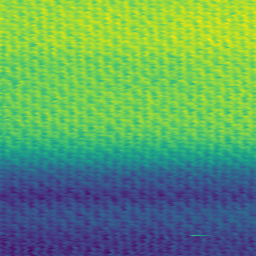
#> input picture images/afm_data.png, 256 x 256 px
$ jupyter execute --allow-errors coding.ipynb
#> lines starting #> are read from the running program, lines starting #| are printed output that depends on the picture
Machine learning and microscopy
=====================

Introduction
------------

* An introduction to some of the key ideas in applying machine learning to the analysis of microscopy data.
* Format is a brief introduction from me and then you start working with the tutorials.
* Feel free to move ahead to the advanced topics if you wish.

* Morning
    * Python and jupyter notebooks
    * Reading data - parsing files
    * Image analysis
* Afternoon
    * Machine learning - how and why?
    * Convolutional neural networks
    * Reinforcement learning

Why Python?
-----------

* Scientific analysis is performed with a wide variety of languages and often the best performance can be achieved by matching the problem and language.
* However, this is not generally practical and most efforts in modern computational analysis are based on Python:
    * Easy to learn.
    * Easy to read (critical, as most research is collaborative).
    * Powerful scientific tools - most of the critical elements we need are already included, while well-supported libraries offer the rest.
    * It's free...


We also assume you know how to code to some degree, so we will focus on learning to use Python for scientific analysis rather than an introduction to Python in general.


An example from history
-----------------------

In 1888 Johannes Rydberg published his famous equation describing the wavelengths of light emitted from a hydrogen atom:

$\frac{1}{\lambda}=R\left(\frac{1}{m^2}-\frac{1}{n^2}\right)$

where $R$ is the Rydberg constant $R=1.097 \times 10^{-2}$nm$^{-1}$, and $m$ and $n$ are positive integers. For a given value of $m$, the wavelengths $\lambda$ given by this formula for all $n \gt m$ form a series. The first three of these series, for $m=1,2,3$, are named after their discoverers Lyman, Balmer and Paschen respectively.

Let's make a simple Python code that solves this equation for $m=1,2,3$ and outputs the results.

[cell 1]
R = 1.097e-2
for m in [1,2,3]:
    print("Series for m =",m)
    for k in [1,2,3,4,5,6]:
        n = m + k
        invlambda = R*(1/m**2-1/n**2)
        print(" ",1/invlambda,"nm")

The agreement with experiment is actually remarkably good, with the differences due to small details of the electronic structure (spin, relativistic corrections, hyperfine splitting).

Practical Python test
---------------------

As a test that you can actually get Python code running on your system, try to re-run the Rydberg code yourself. You have several options for running Python:

* Just type `python` at the command prompt and it should give you something like this:

```
Python 3.7.4 (default, Aug 13 2019, 15:17:50)
[Clang 4.0.1 (tags/RELEASE_401/final)] :: Anaconda, Inc. on darwin
Type "help", "copyright", "credits" or "license" for more information.
>>>
```
then you can just type your code or paste it from a text file.

* You can use something like `idle`,`spyder` or any other Python flavoured development environment you prefer.
* We are generally using `jupyter-lab`, a recent update of the `jupyter-notebook` environment.
* Use Python 3, as 2 is being depreciated and 1 is dead - differences are minor and Google is your friend.
* For your own computer, we recommend installing **Anaconda**, as it provides everything you could need for computational physics in Python.

Python programming
=================================

## Coding tips

* Include comments - even if no-one else uses the code, when you need to use something after a year or more, you will be very happy you added sensible comments.
* Keep it simple and readable *unless* there is a very good efficiency reason not to.
* Document your code - for anything beyond the very simple, a manual can be the difference between death and everlasting (computational) life. For more complex codes, tutorials are also critical.
* If you do all of this, make it **open** and enjoy interacting with the whole computational physics world.

<!--  -->

# More resources

For more (and almost endless options) you can begin with the [official Python tutorial](https://docs.python.org/3/tutorial/index.html).

Functions, packages and modules
-------------------------------

While many useful mathematical functions can usually be evaluated with a combination of standard Python commands, it is often easier and computationally more efficient to use imported functions from a package. Lists of common packages and the functions they contain can be easily obtained from Python documentation, but `math` is an obviously useful beginning.

While you can import all functions from a given package:

```python
from math import *
```

```python
import math
x = math.sqrt(10)
```

this is generally dangerous, as you may be including duplicate functions you are unaware of. Much better to begin your code with an import of everything you will actually use. This is also generally easier to read than using modules.

[cell 2]
from math import log,cos,sqrt,pi

bored_var = int(input("Enter your level of interest in this course (1-10): "))
#> the answer given: 1

if bored_var>10:
    print("You are lying.")
    bored_var = cos(pi)
    print(bored_var)
elif bored_var<1:
    print("You are dying.")
    bored_var = sqrt(pi)
    print(bored_var)
else:
    while bored_var<10:
        print("Be happy!")
        bored_var = bored_var + log(10)
        print(bored_var)

Lists and arrays
----------------

Once we move into handling real data from a physical problem, it is hardly practical to assign every value to a different variable, and the use of *containers* becomes important. Python has both *lists* and *arrays*, and they are suited to different tasks commonly encountered in computational physics.

* Lists...
    * contain elements which can be of any type e.g. `int`,`float`.
    * can have elements added and remove after creation.
    * are one-dimensional.
* Arrays...
    * contain elements of the same type.
    * have a fixed numbed of elements.
    * can have any dimension.
    * behave properly with respect to arithmetic operations.
    * are computationally more efficient than lists.

### List example

Let's define a simple list:

[cell 3]
simple_list = list(range(1,11))
print(simple_list)

This is just a list of integers, produced using the `range` function and converted to a list.

### Arrays

For most problems, arrays are likely to be more useful as we are commonly dealing with well-defined data sizes and physical quantities e.g. vectors. In Python the tools for manipulating arrays are contained within the *numpy* package.

[cell 4]
from numpy import zeros,ones,empty
zero_mat = zeros([3,3],float)
one_mat = ones([3,3],float)
empty_mat = empty([3,3],float)
print(zero_mat)
print(one_mat)
print(empty_mat)

* Note that `empty` does not create an *empty* array, it just uses whatever numbers it has in memory.
* Both the `zeros` and `ones` functions actually use time to create, so if you just need an empty array ready to be filled, `empty` is more efficient.
* But remember it will not actually be **empty**...

[cell 5]
sub_mat = one_mat - empty_mat
print(sub_mat)

Then you can also use the `map` function to apply any function to a list:

[cell 6]
from math import exp
exp_list = list(map(exp,simple_list))
print(exp_list)

### Reading data into arrays

Most often you will want to read in the values of an array from a external source, such as a text file.

Here we can combine some of the previous lists we generated into an array (assuming they have the same length) and use this as our *data*. We will then write it to a file and read it again...which obviously makes no sense, but demonstrates the functions needed.

[cell 7]
from numpy import array,loadtxt,savetxt
print("List 1",simple_list)
print("List 2",exp_list)
output_array = array([simple_list,exp_list],float)
print("Combined array")
print(output_array)
savetxt("array_data.txt.gz",output_array) # save in gzipped format, since the data is so huge...
#> (the rest of this cell did not finish here and is left out)

#### Example - Weathered

* Let's try and get our own data, read it in and analyze it using Python.
* You can use whatever you want, but we will use a simple CSV file containing weather data for this example.

It has this format:

```
Year,m,d,Time,Time zone,Maximum temperature (degC)
2004,7,15,00:00,UTC,18.5
2004,7,16,00:00,UTC,21.3
2004,7,17,00:00,UTC,20.6
2004,7,18,00:00,UTC,21.9
2004,7,19,00:00,UTC,23.2
2004,7,20,00:00,UTC,20.3
....
```

and can be parsed like this:

```python
from numpy import array,loadtxt
weather_array = loadtxt('weather.txt', skiprows=1, delimiter=',', usecols=(0,5), unpack=True, dtype=None)
```
Now calculate the number of values in your data, the sum of them and the arithmetic mean...or whatever you think makes sense for the data you are using.

[cell 8]
#%%timeit # comment out print statements when testing speed. This is an iPython magic function.
from numpy import loadtxt,mean
#> (the rest of this cell did not finish here and is left out)

While this is an intuitive (*old school* perhaps) way to solve the problem, it is not a very *pythonic* approach to the problem...it can also be done as follows:

[cell 9]
#%%timeit # comment out print statements when testing speed
from numpy import loadtxt,mean,where
#> (the rest of this cell did not finish here and is left out)

The approach you choose should really balance readability and efficiency...but for the latter, you should really only worry about functions that are used heavily.

# Graphics and visualization

It is already evident for several examples that we have looked at that it would be useful to have ways to visualize the data and for real problems this is normally the key to actually getting to the science. Let's start by plotting perhaps the most classic of functions, `sin`.

[cell 10]
from numpy import sin,linspace # generally these are faster than the in-built Python functions
import matplotlib.pyplot as plt # useful for functions you will use a lot, but be careful that you don't lose track

x = linspace(0,10,100) # create a float array with values from 0 - 10 with 100 intervals
y = sin(x)

plt.plot(x,y,'ro') # plot a dashed line in red
plt.show()
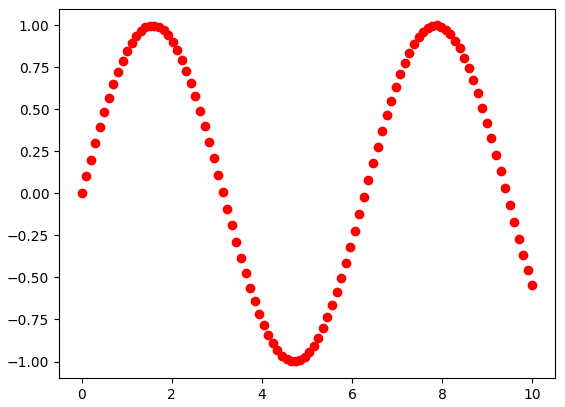
#> figure drawn by matplotlib, 1 panel; curve peaks at x = 7.88, y = 1

This is clearly very basic, but the options with the matplotlib library are very extensive (and there is a wealth on information online explaining them) and we can easily add a lot more information in the same manner.

[cell 11]
from numpy import sin,cos,exp,linspace
import matplotlib.pyplot as plt

x = linspace(0,10,100)
y_sin = sin(x)
y_cos = cos(x)
y_exp = 1/exp(x)

plt.figure(figsize=(7.5,5)) # set the figsize
plt.rc('font',size=16) # set the font size

plt.plot(x,y_sin,'b--',label='sin(x)')
plt.plot(x,y_cos,'m--',label='cos(x)') # adds the second plot to the graph, then we plot the whole lot at the end with show()
plt.plot(x,y_exp,'r--',label=r'$\frac{1}{\exp(x)}$') # the 'r' forces this to be read as a raw string and the '\' is ignored by Python.

plt.title('The classics',fontsize=20)
plt.xlabel('x')
plt.ylabel('Function(x)')
plt.legend(fontsize=12)

plt.show() # notice that we don't need to include this in a Jupyter notebook, but it is good practice.
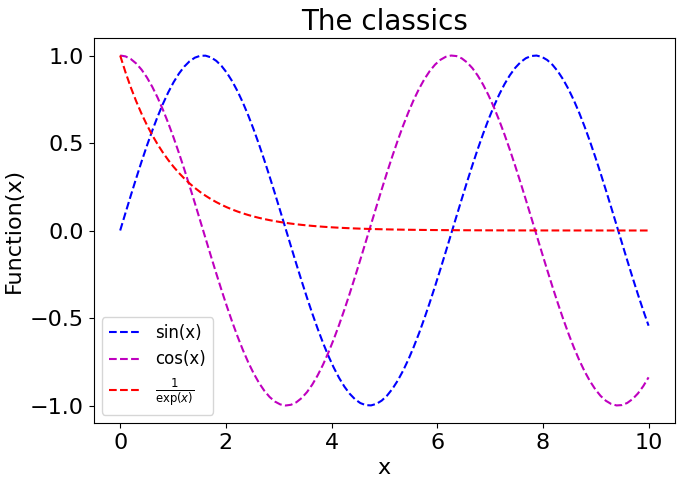
#> figure drawn by matplotlib, 1 panel; curve peaks at x = 7.88, y = 1; curve peaks at x = 0, y = 1; curve peaks at x = 0, y = 1

# Fourier transforms

The Fourier transform is one of the most important, and widely used, tools in traditional theoretical physics, and it is also very useful in scientific analysis.

In general, it allows us to break down functions (or signals) into the components for analysis, smoothing or filtering, and it also allows us to greatly increase the speed of certain calculations e.g. the diffusion equation or the Schrödinger equation.

### Discrete cosine transforms

For generality we introduced the complex form of the Fourier transform, but there are many practical cases where it makes more sense to use the cosine transform (the sine form is much more rarely used since it requires the function to be zero at $x=0$ and $x=L$). If we return to the cosine series:

$$f(x)=\sum_{n=0}^{\infty}\alpha _k cos\left(\frac{2 \pi kx }{L}\right)$$

we already noted that this is only valid for even functions i.e. those that are symmetric about the midpoint. This might initially seem a major flaw, but any function can be made even by adding it to a *mirror image* of itself and then repeating it. This means that the number of samples, $N$, is also always even.

Once we have a symmetric function, it is simply a special case for $c_k$ when $y_n$ is symmetric about $x=\frac{1}{2}L$ with $y_n=y_{N-n}$ for all $n$. Given that $N$ is even, we can rewrite the equation for the coefficients as follows (noting that $e^{i2\pi k}=1$ for all integer $k$):

$$c_k = \sum_{n=0}^{N-1}y_n \exp \left(-i\frac{2 \pi kn }{N}\right)$$

$$= \sum_{n=0}^{\frac{1}{2}N}y_n \exp \left(-i\frac{2 \pi kn }{N}\right) + \sum_{n=\frac{1}{2}N+1}^{N-1}y_n \exp \left(-i\frac{2 \pi kn }{N}\right)$$

$$= \sum_{n=0}^{\frac{1}{2}N}y_n \exp \left(-i\frac{2 \pi kn }{N}\right) + \sum_{n=\frac{1}{2}N+1}^{N-1}y_{N-n} \exp \left(i\frac{2 \pi k(N-n) }{N}\right)$$

Making a change of variables such that $N-n \rightarrow n$ and using the identity $cos\theta = \frac{1}{2}(e^{-i\theta}+e^{i\theta})$ we get the *discrete cosine transform (DCT)*:

$$c_k = \sum_{n=0}^{\frac{1}{2}N}y_n \exp \left(-i\frac{2 \pi kn }{N}\right) + \sum_{n=1}^{\frac{1}{2}N-1}y_n \exp \left(i\frac{2 \pi kn }{N}\right)$$

$$= y_0 + y_{\frac{N}{2}}cos\left(\frac{2\pi k(\frac{N}{2})}{N} \right) + 2\sum_{n=1}^{\frac{1}{2}N-1}y_n cos \left(\frac{2 \pi kn }{N}\right) $$

The inverse of this is very similar, differing only by the leading $\frac{1}{N}$ term:

$$y_n = \frac{1}{N}\left[ c_0 + c_{\frac{N}{2}}cos\left(\frac{2\pi k(\frac{N}{2})}{N} \right) + 2\sum_{n=1}^{\frac{1}{2}N-1}c_k cos \left(\frac{2 \pi kn }{N}\right)\right] $$

Note that it is common to see DCT formulations where the sampling is taken at the *midpoint* of the sample intervals, known at a "Type-II" DCT, which is effectively the same, but implies that $y_n = y_{N-1-n}$ and for an even $N$:

$$c_k= \sum_{n=0}^{\frac{1}{2}N-1}y_n \exp \left(-i\frac{2\pi kn}{N}\right) + \sum_{n=\frac{1}{2}N}^{N-1}y_n \exp \left(-i\frac{2\pi kn}{N}\right)$$

$$= \exp \left(i\frac{\pi k}{N}\right) \left[ \sum_{n=0}^{\frac{1}{2}N-1}y_n \exp \left(-i\frac{2\pi k(n+\frac{1}{2})}{N}\right) + \sum_{n=\frac{1}{2}N}^{N-1}y_{N-1-n} \exp \left(i\frac{2\pi k(N-\frac{1}{2}-n)}{N}\right) \right]$$

$$= \exp \left(i\frac{\pi k}{N}\right) \left[ \sum_{n=0}^{\frac{1}{2}N-1}y_n \exp \left(-i\frac{2\pi k(n+\frac{1}{2})}{N}\right) + \sum_{n=0}^{\frac{1}{2}N-1}y_{n} \exp \left(i\frac{2\pi k(n+\frac{1}{2})}{N}\right) \right]$$

$$= 2\exp \left(i\frac{\pi k}{N}\right) \sum_{n=0}^{\frac{1}{2}N-1}y_n cos \left(\frac{2\pi k(n+\frac{1}{2})}{N}\right) $$

Conventionally the leading phase factor is included in the Fourier coefficients such that:

$$a_k = 2 \sum_{n=0}^{\frac{1}{2}N-1}y_n cos \left(\frac{2\pi k(n+\frac{1}{2})}{N}\right) $$

and the inverse is:

$$y_n=  \frac{1}{N}\left[ a_0 + 2\sum_{k=1}^{\frac{1}{2}N-1}a_k cos \left(\frac{\pi k(n+\frac{1}{2})}{N}\right)\right]$$

redefining $\frac{1}{2}N \rightarrow N$ and $a_k \rightarrow 2a_k$ this is often written as follows:

$$a_k= \sum_{n=0}^{N-1}y_n cos \left(\frac{\pi k(n+\frac{1}{2})}{N}\right), y_n=  \frac{1}{N}\left[ a_0 + 2\sum_{k=1}^{N-1}a_k cos \left(\frac{\pi k(n+\frac{1}{2})}{N}\right)\right]$$

#### DCT and compression

DCTs are behind a lot the original compression algorithms used in music, image and video files.

* In particular JPEGs are constructed by dividing an image in to blocks, performing DCTs on these blocks and then filtering the resultant coefficients to remove *small* contributions to the signal.
* When you open a JPEG file it applies a version of an iDCT to reconstruct the original image from the stored coefficients, including compression artifacts if important coefficients have been discarded.
* MP3s take the filtering to the next stage by keeping coefficients that makes sense from the perspective of what the human ear can hear.

### Two-dimensional Fourier transforms

Before we explore the potential of Fourier transforms for 2D data, it is worth looking a little at the basic equations behind it. For a 2D function $f(x,y)$, we need to transform first with respect to $x$ and then with respect to $y$. If we have an $M \times N$ grid of data, we first perform an ordinary Fourier transform on each of the $M$ rows:

$$c^\prime_{ml} = \sum_{n=0}^{N-1}y_{mn} \exp \left(-i\frac{2 \pi ln }{N}\right)$$

For each row $m$ we now have $N$ coefficients, one for each value of $l$. Next we take the $l$th coefficient in each of the $M$ rows and Fourier transform these $M$ values again to get:

$$c_{kl} = \sum_{m=0}^{M-1}c^\prime_{ml} \exp \left(-i\frac{2 \pi km }{M}\right)$$

If we now combine these, we can formulate a complete expression for the Fourier transform in 2D:

$$c_{kl} = \frac{1}{MN}\sum_{m=0}^{M-1}\sum_{n=0}^{N-1}y_{mn} \exp \left[-i2\pi \left(\frac{km}{M}+\frac{ln}{N}\right)\right]$$

with the corresponding inverse transform as follows:

$$y_{mn} = \frac{1}{MN}\sum_{m=0}^{M-1}\sum_{n=0}^{N-1}c_{kl} \exp \left[i2\pi \left(\frac{km}{M}+\frac{ln}{N}\right)\right]$$

We can see this in action by coding (a very basic) compression algorithm for an image.

[cell 12]
from numpy import empty,arange,exp,real,imag,pi,array,place,argwhere,size
from numpy.fft import rfft,irfft
import matplotlib.pyplot as plt
from scipy.sparse import coo_matrix

# Numpy does not have DCT directly, so we have to do it manually - note that scipy does have it, but this is a useful teaching example
######################################################################
# 1D DCT Type-II function

# [54 lines left out: functions dct, dct2, idct, idct2, not called in this run]

#> (the rest of this cell did not finish here and is left out)

Tutorials
=====================

1. Make sure you can run the simple python examples in the first part of the introduction - explore whether you prefer the simplicity of the command line or the options in Jupyter.
2. Select a data file from `examples/data` (or use your own) and parse it into an array. Calculate some properties from the data e.g. average, sum.
3. Select an image file from `examples/images` (or use your own) and compress it using the simple Fourier approach. Explore how the parameters affect the quality and ultimate size of the compressed image.
4. Take a look at the OpenCV computer vision applications.

### OpenCV

OpenCV (Open Source Computer Vision Library) is a library of programming functions aimed at real-time computer vision.

Here we touch on some simple examples, but there are a wide variety of increasing complexity available from the [web](https://docs.opencv.org/4.x/d9/df8/tutorial_root.html).

[cell 13]
import cv2
import numpy as np

afm_data = cv2.imread("images/afm_data.png")
#> afm_data is the input picture: shape (256, 256, 3); mean B, G, R 101.8, 157.2, 96.3

[cell 14]
# visualising the image
cv2.imshow("img1", afm_data)

# necessary to avoid python kernel crashing
cv2.waitKey(0) # waits for any key press
cv2.destroyAllWindows()

[cell 15]
# ??s

### Video in OpenCV

As a video example for OpenCV, we can design a heartrate monitor. This monitor uses brightly backlight video of finger, pressed at the camera lens, and calculates the heartrate.

[cell 16]
cap = cv2.VideoCapture('examples/data/heart_rate.mp4')

[cell 17]
data = []
while cap.isOpened():
    ret, frame = cap.read()
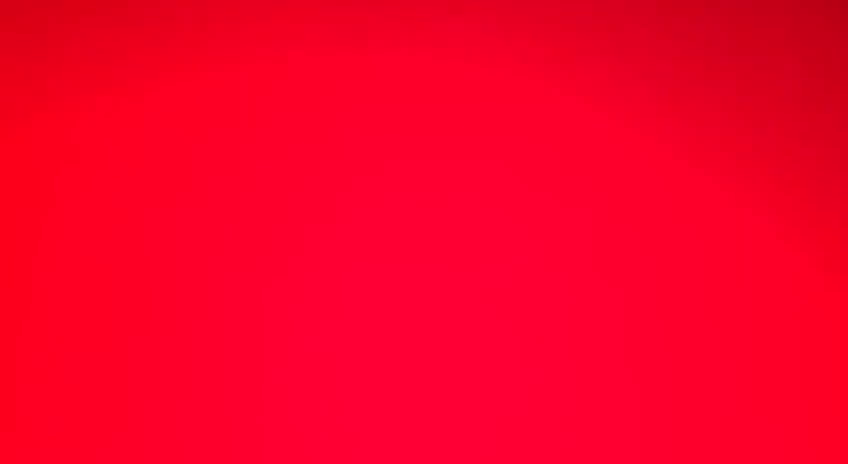
#> input picture frame 30 of examples/data/heart_rate.mp4, 848 x 464 px
#> frame is the input picture: shape (464, 848, 3); mean B, G, R 40.7, 0, 248.7
    # if frame is read correctly ret is True
    if not ret:
        print("Can't receive frame (stream end?). Exiting ...")
        break
    data.append(np.mean(frame[:, :, 2]))
cap.release()
